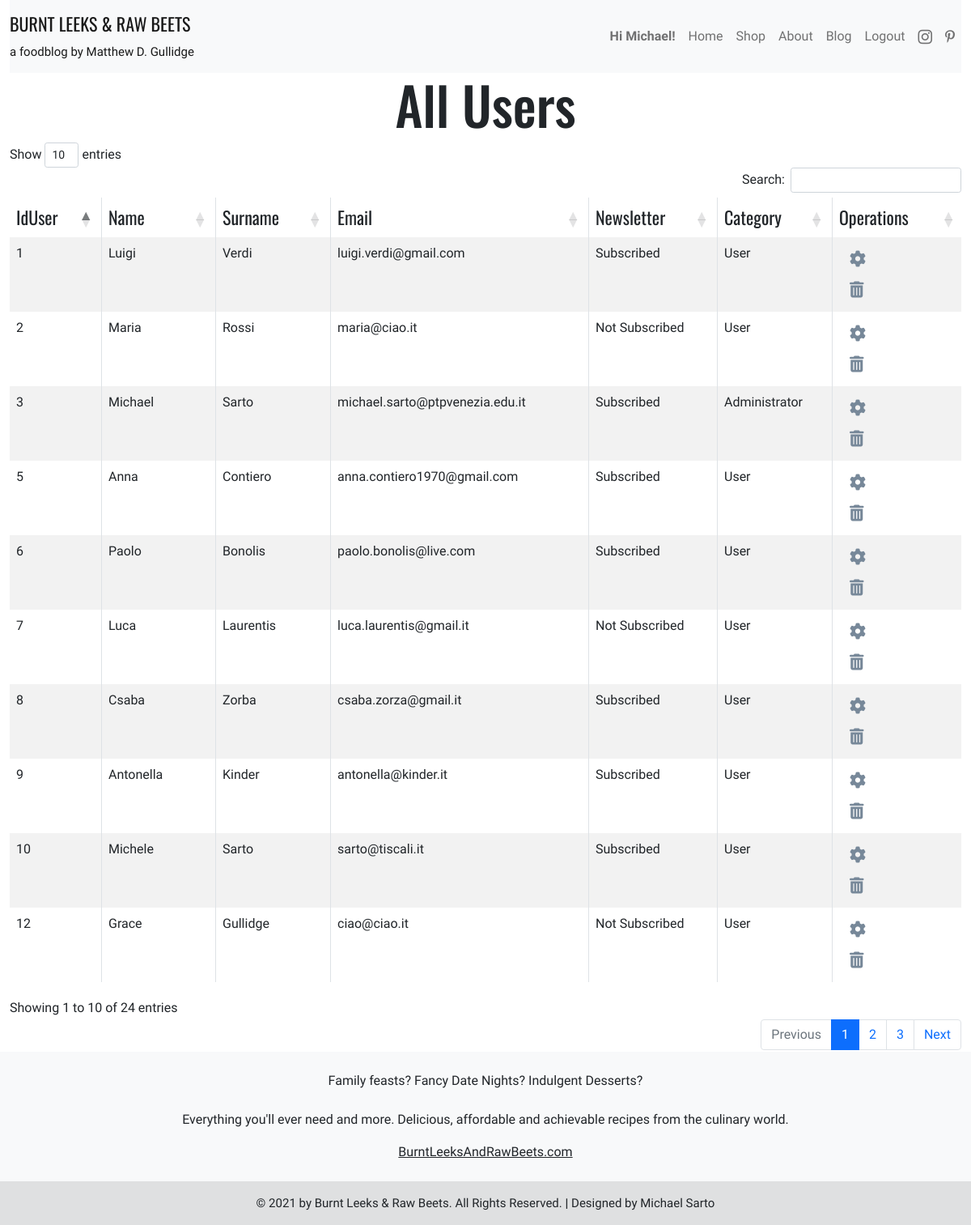
Page /adminPage.php?page=registerForm (signed in) on the committed database.
### tables this page shows
CREATE TABLE `users` (
  `IdUser` int(11) NOT NULL,
  `Name` varchar(255) DEFAULT NULL,
  `Surname` varchar(255) DEFAULT NULL,
  `Email` varchar(255) NOT NULL,
  `Password` varchar(255) NOT NULL,
  `Newsletter` tinyint(1) NOT NULL,
  `Category` int(11) NOT NULL
);

CREATE TABLE `categories` (
  `IdCategory` int(11) NOT NULL,
  `Category` varchar(255) NOT NULL
);

### DBHandler.php (called while the page is built, shortened)
<?php
class DBHandler
{
    private $db;
    public function getInstance()
    {
        return $this->db;
    }
    private function connect_database()
    {
        try {
            $connection_string = 'mysql:host=localhost;dbname=foodblog;charset=utf8';
            $connection_array = array(
                PDO::ATTR_ERRMODE => PDO::ERRMODE_EXCEPTION,
                PDO::ATTR_DEFAULT_FETCH_MODE => PDO::FETCH_ASSOC
            );
            $this->db = new PDO($connection_string, USER, PASSWORD, $connection_array);
        } catch (PDOException $e) {
            $this->db = null;
        }
    }
}

### DBHandlerObject.php (called while the page is built, shortened)
<?php
$dbh = new DBHandler();

### adminPage.php (the view, shortened to what this page needs)
<!DOCTYPE html>
<html lang="en">
<head>
    <?php
    require_once("header.php");
    ?>
    <link rel="stylesheet" href="https://cdn.datatables.net/1.10.24/css/dataTables.bootstrap4.min.css" />
    <link rel="stylesheet" href="https://unpkg.com/bootstrap-table@1.18.3/dist/bootstrap-table.min.css">
    <link rel="stylesheet" type="text/css" href="https://cdn.datatables.net/v/bs4-4.1.1/jq-3.3.1/jszip-2.5.0/dt-1.10.24/b-1.7.0/b-colvis-1.7.0/b-html5-1.7.0/b-print-1.7.0/cr-1.5.3/fh-3.1.8/kt-2.6.1/r-2.2.7/datatables.min.css" />
</head>
<body>
    <div class="container-fluid ">
        <?php
        require_once("navbar.php"); ?>
        <header class="text-center logo">
            <h1 style="font-size: 65px">All Users</h1>
        </header>
        <div class="table-responsive navbar-font">
            <table id="users_data" class="table table-striped table-bordered">
                <thead>
                    <tr>
                        <td class="logo">IdUser</td>
                        <td class="logo">Name</td>
                        <td class="logo">Surname</td>
                        <td class="logo">Email</td>
                        <td class="logo">Newsletter</td>
                        <td class="logo">Category</td>
                        <td class="logo">Operations</td>
                    </tr>
                </thead>
                <tbody>
                    <?php
                    $stmt = $dbh->getInstance()->prepare("SELECT `IdUser`, `Name`, `Surname`, `Email`,  `Newsletter`, categories.Category FROM `users` INNER join categories on categories.IdCategory=users.Category WHERE 1 ORDER by users.IdUser");
                    $stmt->execute();
                    while ($row = $stmt->fetch()) {
                       $id= htmlentities($row['IdUser']);
                       $name=htmlentities($row['Name']);
                       $surname=htmlentities($row['Surname']);
                       $email=htmlentities($row['Email']);
                       $newsletter=htmlentities($row['Newsletter']);
                       $category=htmlentities($row['Category']);
                        echo '
                               <tr>
                                    <td class="navbar-font">' . $id. '</td>
                                    <td class="navbar-font">' . $name . '</td>
                                    <td class="navbar-font">' . $surname . '</td>
                                    <td class="navbar-font">' . $email . '</td>
                                    <td class="navbar-font">' .  (($newsletter == 1) ? 'Subscribed' : 'Not Subscribed')  . '</td>
                                    <td class="navbar-font">' . $category . '</td>
                                    <td class="navbar-font">
                                    <form action="userPage.php" method="POST">
                                    <input type="hidden" name="IdUserToModify" value="'.$id.'">
                                    <button type="submit" class="btn btn-link" name="modifyByAdmin"><i class="fas fa-cog  fa-lg trashBin"></i></button>
                                    </form>
                                    <form action="deliteAccount.php" method="POST"><input type="hidden" name="idToDelite" value="'.$id.'"><button type="submit" name="adminSubmit"  class="btn btn-link"><i class="fas fa-trash-alt fa-lg trashBin"></i></button></form>
                                    </td>
                               </tr>
                               ';
                    }
                    ?>
                </tbody>
            </table>
        </div>
    </div>
    <?php require_once("footer.php"); ?>
</body>
</html>

### style.css (style rules this page uses)
.logo { font-family: 'Oswald', sans-serif; font-size: 22px; }
.navbar-font { font-family: 'Lexend', sans-serif !important; }
.trashBin { color: lightslategrey; }

### rows in the picture
users: IdUser "1", Name "Luigi", Surname "Verdi", Email "luigi.verdi@gmail.com", Newsletter "Subscribed", Category.Category "User"
users: IdUser "2", Name "Maria", Surname "Rossi", Email "maria@ciao.it", Newsletter "Not Subscribed", Category.Category "User"
users: IdUser "3", Name "Michael", Surname "Sarto", Email "michael.sarto@ptpvenezia.edu.it", Newsletter "Subscribed", Category.Category "Administrator"
users: IdUser "5", Name "Anna", Surname "Contiero", Email "anna.contiero1970@gmail.com", Newsletter "Subscribed", Category.Category "User"
users: IdUser "6", Name "Paolo", Surname "Bonolis", Email "paolo.bonolis@live.com", Newsletter "Subscribed", Category.Category "User"
users: IdUser "7", Name "Luca", Surname "Laurentis", Email "luca.laurentis@gmail.it", Newsletter "Not Subscribed", Category.Category "User"
users: IdUser "8", Name "Csaba", Surname "Zorba", Email "csaba.zorza@gmail.it", Newsletter "Subscribed", Category.Category "User"
users: IdUser "9", Name "Antonella", Surname "Kinder", Email "antonella@kinder.it", Newsletter "Subscribed", Category.Category "User"
users: IdUser "10", Name "Michele", Surname "Sarto", Email "sarto@tiscali.it", Newsletter "Subscribed", Category.Category "User"
users: IdUser "12", Name "Grace", Surname "Gullidge", Email "ciao@ciao.it", Newsletter "Not Subscribed", Category.Category "User"

### other values in the picture
$_SESSION['Name'] "Michael"
